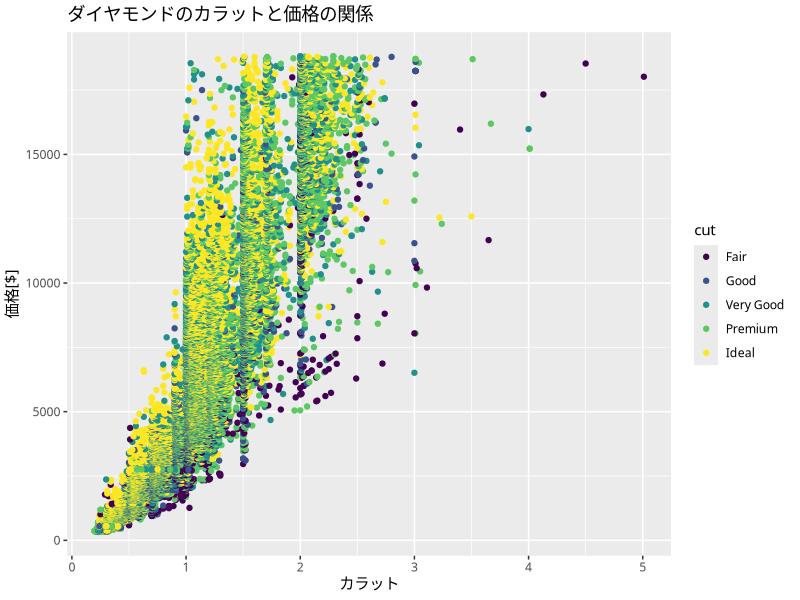
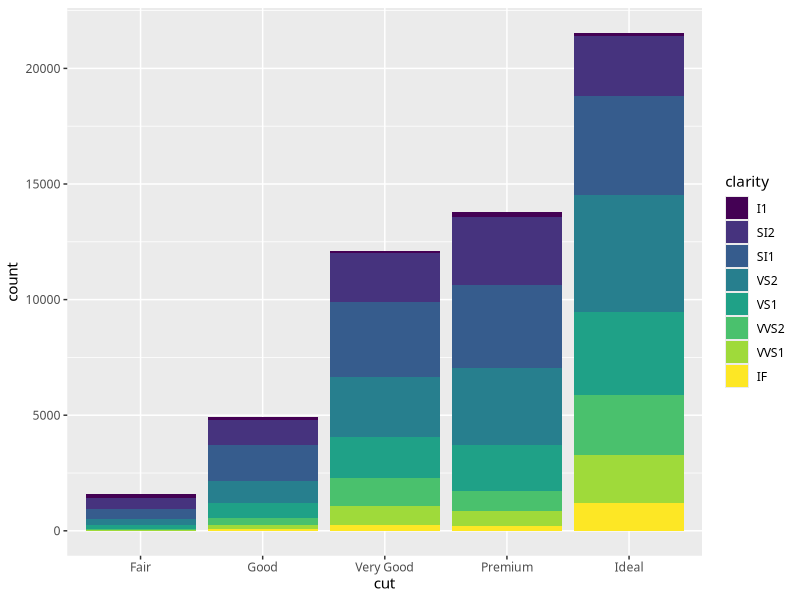
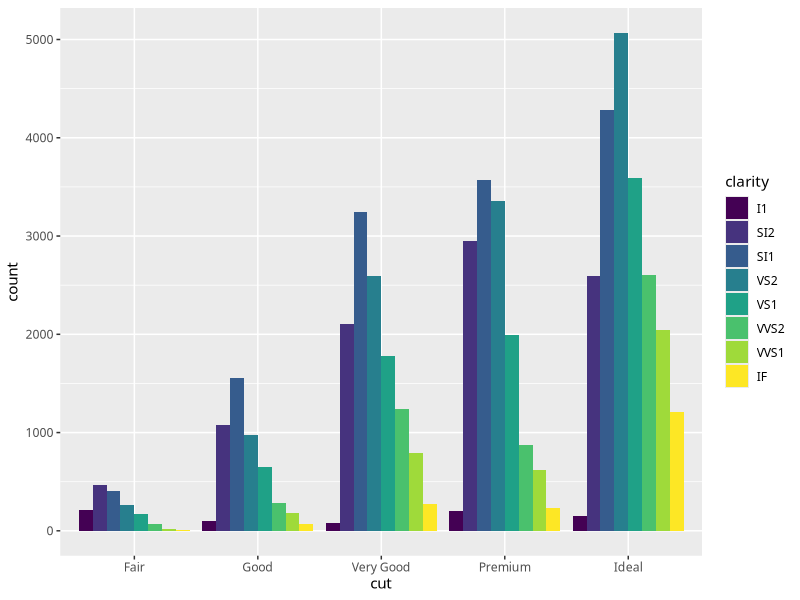

These charts were generated, in order, by the following R code:
library(ggplot2)
theme_set(theme_gray(base_family ='Migu 1M'))

# 散布図(sample of qplot)
qplot(
  carat,
  price,
  colour = cut,
  data = diamonds,
  main ='ダイヤモンドのカラットと価格の関係',
  xlab='カラット',
  ylab='価格[$]'
)

g <- ggplot(diamonds, aes(cut))

g_bar <- g + geom_bar(aes(fill = clarity))
print(g_bar)

g2 <- ggplot(diamonds, aes(cut))
g_bar_dodge <- g2 + geom_bar(position='dodge', aes(fill =clarity))

print(g_bar_dodge)
